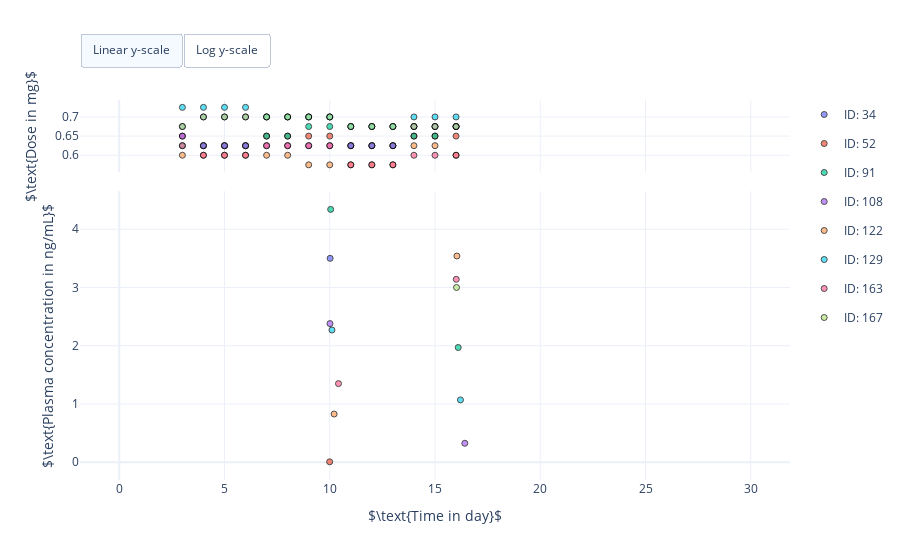

The code cell stored with this chart in its notebook:
### Markdown cell above
# Infer Model Parameters for Individuals in Lung Cancer Treatment Group with Medium Erlotinib Dose

### Code cell
import erlotinib as erlo


# Get data
data = erlo.DataLibrary().lung_cancer_medium_erlotinib_dose_group()

# Create scatter plot
fig = erlo.plots.PKTimeSeriesPlot()
fig.add_data(data, id_key='#ID', time_key='TIME in day', biom_key='PLASMA CONCENTRATION in mg/L', dose_key='DOSE in mg')
fig.set_axis_labels(
    time_label=r'$\text{Time in day}$', biom_label=r'$\text{Plasma concentration in ng/mL}$', 
    dose_label=r'$\text{Dose in mg}$')

# Show figure
fig.show()

### Figure 1 — Plotly figure (JSON) as saved in the notebook; plotly's stock layout.template omitted (floating-point values rounded to 4 significant figures)
{"data": [{"legendgroup": "ID: 34", "marker": {"color": "#636EFA", "line": {"color": "black", "width": 1}, "opacity": 0.7, "symbol": "circle"}, "mode": "markers", "name": "ID: 34", "showlegend": false, "type": "scatter", "x": [0, 2, 4, 7, 9, 10.02, 11, 14, 15.99, 16, 18, 21, 23, 25, 28, 30, 3, 5, 6, 8, 10, 12, 13, 15], "xaxis": "x", "y": [null, null, 0.7, 0.7, 0.7, null, 0.675, 0.675, null, 0.675, null, null, null, null, null, null, 0.675, 0.7, 0.7, 0.7, 0.7, 0.675, 0.675, 0.675], "yaxis": "y"}, {"legendgroup": "ID: 34", "marker": {"color": "#636EFA", "line": {"color": "black", "width": 1}, "opacity": 0.7, "symbol": "circle"}, "mode": "markers", "name": "ID: 34", "showlegend": true, "type": "scatter", "x": [0, 2, 4, 7, 9, 10.02, 11, 14, 15.99, 16, 18, 21, 23, 25, 28, 30, 3, 5, 6, 8, 10, 12, 13, 15], "xaxis": "x2", "y": [null, null, null, null, null, 3.5, null, null, null, null, null, null, null, null, null, null, null, null, null, null, null, null, null, null], "yaxis": "y2"}, {"legendgroup": "ID: 52", "marker": {"color": "#EF553B", "line": {"color": "black", "width": 1}, "opacity": 0.7, "symbol": "circle"}, "mode": "markers", "name": "ID: 52", "showlegend": false, "type": "scatter", "x": [0, 2, 4, 7, 9, 9.996, 11, 14, 16, 17.0, 18, 21, 23, 25, 28, 30, 3, 5, 6, 8, 10, 12, 13, 15], "xaxis": "x", "y": [null, null, 0.625, 0.65, 0.65, null, 0.625, 0.65, 0.65, null, null, null, null, null, null, null, 0.65, 0.625, 0.625, 0.65, 0.65, 0.625, 0.625, 0.65], "yaxis": "y"}, {"legendgroup": "ID: 52", "marker": {"color": "#EF553B", "line": {"color": "black", "width": 1}, "opacity": 0.7, "symbol": "circle"}, "mode": "markers", "name": "ID: 52", "showlegend": true, "type": "scatter", "x": [0, 2, 4, 7, 9, 9.996, 11, 14, 16, 17.0, 18, 21, 23, 25, 28, 30, 3, 5, 6, 8, 10, 12, 13, 15], "xaxis": "x2", "y": [null, null, null, null, null, 0.00806, null, null, null, null, null, null, null, null, null, null, null, null, null, null, null, null, null, null], "yaxis": "y2"}, {"legendgroup": "ID: 91", "marker": {"color": "#00CC96", "line": {"color": "black", "width": 1}, "opacity": 0.7, "symbol": "circle"}, "mode": "markers", "name": "ID: 91", "showlegend": false, "type": "scatter", "x": [0, 2, 4, 7, 9, 10.04, 11, 14, 16, 16.1, 18, 21, 23, 25, 28, 30, 3, 5, 6, 8, 10, 12, 13, 15], "xaxis": "x", "y": [null, null, 0.625, 0.65, 0.675, null, 0.625, 0.65, 0.675, null, null, null, null, null, null, null, 0.625, 0.625, 0.625, 0.65, 0.675, 0.625, 0.625, 0.65], "yaxis": "y"}, {"legendgroup": "ID: 91", "marker": {"color": "#00CC96", "line": {"color": "black", "width": 1}, "opacity": 0.7, "symbol": "circle"}, "mode": "markers", "name": "ID: 91", "showlegend": true, "type": "scatter", "x": [0, 2, 4, 7, 9, 10.04, 11, 14, 16, 16.1, 18, 21, 23, 25, 28, 30, 3, 5, 6, 8, 10, 12, 13, 15], "xaxis": "x2", "y": [null, null, null, null, null, 4.34, null, null, null, 1.97, null, null, null, null, null, null, null, null, null, null, null, null, null, null], "yaxis": "y2"}, {"legendgroup": "ID: 108", "marker": {"color": "#AB63FA", "line": {"color": "black", "width": 1}, "opacity": 0.7, "symbol": "circle"}, "mode": "markers", "name": "ID: 108", "showlegend": false, "type": "scatter", "x": [0, 2, 4, 7, 9, 10.01, 11, 14, 16, 16.42, 18, 21, 23, 25, 28, 30, 3, 5, 6, 8, 10, 12, 13, 15], "xaxis": "x", "y": [null, null, 0.625, 0.625, 0.625, null, 0.625, 0.675, 0.675, null, null, null, null, null, null, null, 0.65, 0.625, 0.625, 0.625, 0.625, 0.625, 0.625, 0.675], "yaxis": "y"}, {"legendgroup": "ID: 108", "marker": {"color": "#AB63FA", "line": {"color": "black", "width": 1}, "opacity": 0.7, "symbol": "circle"}, "mode": "markers", "name": "ID: 108", "showlegend": true, "type": "scatter", "x": [0, 2, 4, 7, 9, 10.01, 11, 14, 16, 16.42, 18, 21, 23, 25, 28, 30, 3, 5, 6, 8, 10, 12, 13, 15], "xaxis": "x2", "y": [null, null, null, null, null, 2.38, null, null, null, 0.326, null, null, null, null, null, null, null, null, null, null, null, null, null, null], "yaxis": "y2"}, {"legendgroup": "ID: 122", "marker": {"color": "#FFA15A", "line": {"color": "black", "width": 1}, "opacity": 0.7, "symbol": "circle"}, "mode": "markers", "name": "ID: 122", "showlegend": false, "type": "scatter", "x": [0, 2, 4, 7, 9, 10.21, 11, 14, 16, 16.04, 18, 21, 23, 25, 28, 30, 3, 5, 6, 8, 10, 12, 13, 15], "xaxis": "x", "y": [null, null, 0.6, 0.6, 0.575, null, 0.575, 0.625, 0.6, null, null, null, null, null, null, null, 0.6, 0.6, 0.6, 0.6, 0.575, 0.575, 0.575, 0.625], "yaxis": "y"}, {"legendgroup": "ID: 122", "marker": {"color": "#FFA15A", "line": {"color": "black", "width": 1}, "opacity": 0.7, "symbol": "circle"}, "mode": "markers", "name": "ID: 122", "showlegend": true, "type": "scatter", "x": [0, 2, 4, 7, 9, 10.21, 11, 14, 16, 16.04, 18, 21, 23, 25, 28, 30, 3, 5, 6, 8, 10, 12, 13, 15], "xaxis": "x2", "y": [null, null, null, null, null, 0.828, null, null, null, 3.54, null, null, null, null, null, null, null, null, null, null, null, null, null, null], "yaxis": "y2"}, {"legendgroup": "ID: 129", "marker": {"color": "#19D3F3", "line": {"color": "black", "width": 1}, "opacity": 0.7, "symbol": "circle"}, "mode": "markers", "name": "ID: 129", "showlegend": false, "type": "scatter", "x": [0, 2, 4, 7, 9, 10.1, 11, 14, 16, 16.21, 18, 21, 23, 25, 28, 30, 3, 5, 6, 8, 10, 12, 13, 15], "xaxis": "x", "y": [null, null, 0.725, 0.7, 0.7, null, 0.675, 0.7, 0.7, null, null, null, null, null, null, null, 0.725, 0.725, 0.725, 0.7, 0.7, 0.675, 0.675, 0.7], "yaxis": "y"}, {"legendgroup": "ID: 129", "marker": {"color": "#19D3F3", "line": {"color": "black", "width": 1}, "opacity": 0.7, "symbol": "circle"}, "mode": "markers", "name": "ID: 129", "showlegend": true, "type": "scatter", "x": [0, 2, 4, 7, 9, 10.1, 11, 14, 16, 16.21, 18, 21, 23, 25, 28, 30, 3, 5, 6, 8, 10, 12, 13, 15], "xaxis": "x2", "y": [null, null, null, null, null, 2.27, null, null, null, 1.07, null, null, null, null, null, null, null, null, null, null, null, null, null, null], "yaxis": "y2"}, {"legendgroup": "ID: 163", "marker": {"color": "#FF6692", "line": {"color": "black", "width": 1}, "opacity": 0.7, "symbol": "circle"}, "mode": "markers", "name": "ID: 163", "showlegend": false, "type": "scatter", "x": [0, 2, 4, 7, 9, 10.42, 11, 14, 16, 16.01, 18, 21, 23, 25, 28, 30, 3, 5, 6, 8, 10, 12, 13, 15], "xaxis": "x", "y": [null, null, 0.6, 0.625, 0.625, null, 0.575, 0.6, 0.6, null, null, null, null, null, null, null, 0.625, 0.6, 0.6, 0.625, 0.625, 0.575, 0.575, 0.6], "yaxis": "y"}, {"legendgroup": "ID: 163", "marker": {"color": "#FF6692", "line": {"color": "black", "width": 1}, "opacity": 0.7, "symbol": "circle"}, "mode": "markers", "name": "ID: 163", "showlegend": true, "type": "scatter", "x": [0, 2, 4, 7, 9, 10.42, 11, 14, 16, 16.01, 18, 21, 23, 25, 28, 30, 3, 5, 6, 8, 10, 12, 13, 15], "xaxis": "x2", "y": [null, null, null, null, null, 1.35, null, null, null, 3.14, null, null, null, null, null, null, null, null, null, null, null, null, null, null], "yaxis": "y2"}, {"legendgroup": "ID: 167", "marker": {"color": "#B6E880", "line": {"color": "black", "width": 1}, "opacity": 0.7, "symbol": "circle"}, "mode": "markers", "name": "ID: 167", "showlegend": false, "type": "scatter", "x": [0, 2, 4, 7, 9, 11, 11.0, 14, 16, 16.02, 18, 21, 23, 25, 28, 30, 3, 5, 6, 8, 10, 12, 13, 15], "xaxis": "x", "y": [null, null, 0.7, 0.7, 0.7, 0.675, null, 0.675, 0.675, null, null, null, null, null, null, null, 0.675, 0.7, 0.7, 0.7, 0.7, 0.675, 0.675, 0.675], "yaxis": "y"}, {"legendgroup": "ID: 167", "marker": {"color": "#B6E880", "line": {"color": "black", "width": 1}, "opacity": 0.7, "symbol": "circle"}, "mode": "markers", "name": "ID: 167", "showlegend": true, "type": "scatter", "x": [0, 2, 4, 7, 9, 11, 11.0, 14, 16, 16.02, 18, 21, 23, 25, 28, 30, 3, 5, 6, 8, 10, 12, 13, 15], "xaxis": "x2", "y": [null, null, null, null, null, null, null, null, null, 3, null, null, null, null, null, null, null, null, null, null, null, null, null, null], "yaxis": "y2"}], "layout": {"autosize": true, "updatemenus": [{"buttons": [{"args": [{"yaxis2.type": "linear"}], "label": "Linear y-scale", "method": "relayout"}, {"args": [{"yaxis2.type": "log"}], "label": "Log y-scale", "method": "relayout"}], "direction": "left", "pad": {"r": 0, "t": -10}, "showactive": true, "type": "buttons", "x": 0, "xanchor": "left", "y": 1.15, "yanchor": "top"}], "xaxis": {"anchor": "y", "domain": [0, 1], "matches": "x2", "showticklabels": false}, "xaxis2": {"anchor": "y2", "domain": [0, 1], "title": {"text": "$\\text{Time in day}$"}}, "yaxis": {"anchor": "x", "domain": [0.81, 1], "title": {"text": "$\\text{Dose in mg}$"}}, "yaxis2": {"anchor": "x2", "domain": [0, 0.76], "title": {"text": "$\\text{Plasma concentration in ng/mL}$"}}}}
